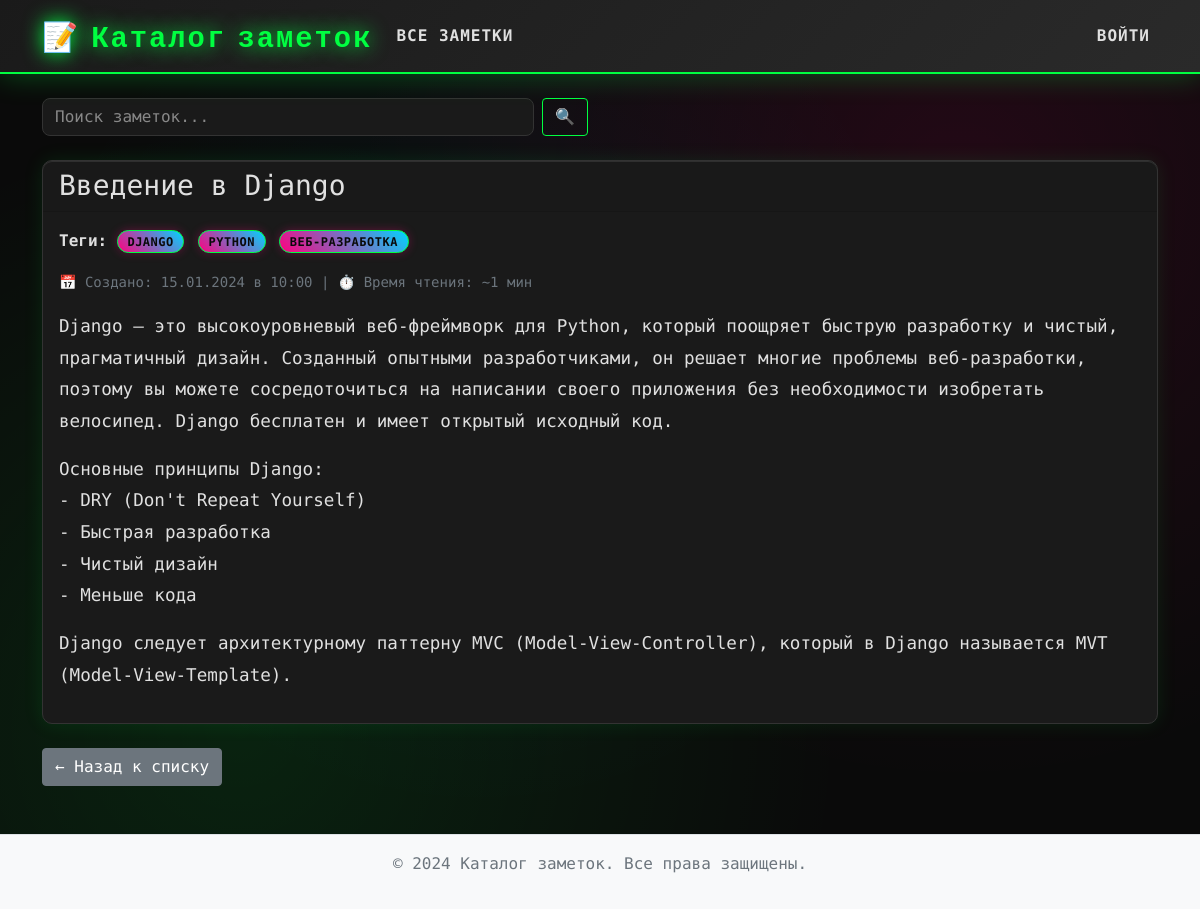
The page /notes/1/ on the database its author committed.
### NoteCatalog/models.py (models this page shows, shortened)
class Note(models.Model):
    title = models.CharField(max_length=200)
    body = models.TextField()
    created_at = models.DateTimeField(auto_now_add=True)
    updated_at = models.DateTimeField(auto_now=True)
    tags = models.ManyToManyField('Tag', related_name='notes', blank=True)
    class Meta:
        ordering = ['-created_at']

class Tag(models.Model):
    name = models.CharField(max_length=50)
    slug = models.SlugField(max_length=50, unique=True)
    class Meta:
        ordering = ['name']

### NoteCatalog/views.py (the view)
# urls.py: path("notes/<int:pk>/", views.NoteDetailView.as_view(), name="note_detail"),
class NoteDetailView(DetailView):
    model = Note
    template_name = 'notes/note_detail.html'
    context_object_name = 'note'
    def get_queryset(self):
        return Note.objects.prefetch_related('tags')

### NoteCatalog/templatetags/note_extras.py (called while the page is built)
@register.filter
def readtime(text):
    if not text:
        return "~0 мин"
    clean_text = re.sub(r'<[^>]+>', '', str(text))
    words = len(clean_text.split())
    minutes = words / 200
    if minutes < 1:
        return "~1 мин"
    elif minutes < 2:
        return f"~{int(minutes)} мин"
    else:
        return f"~{int(minutes)} мин"

### NoteCatalog/templates/notes/note_detail.html (shortened to what this page needs)
{% extends 'base.html' %}
{% load note_extras %}
{% block content %}
<div class="row">
    <div class="col-12">
        <div class="card">
            <div class="card-header d-flex justify-content-between align-items-center">
                <h1 class="h3 mb-0">{{ note.title }}</h1>
            </div>
            <div class="card-body">
                <div class="mb-3">
                    {% if note.tags.all %}
                        <div class="mb-3">
                            <strong>Теги:</strong>
                            {% for tag in note.tags.all %}
                                <a href="{% url 'tag_notes' tag.slug %}" class="badge bg-primary text-decoration-none me-1">
                                    {{ tag.name }}
                                </a>
                            {% endfor %}
                        </div>
                    {% endif %}
                    <div class="text-muted mb-3">
                        <small>
                            📅 Создано: {{ note.created_at|date:"d.m.Y в H:i" }}
                            | ⏱️ Время чтения: {{ note.body|readtime }}
                        </small>
                    </div>
                </div>
                <div class="note-content">
                    {{ note.body|linebreaks }}
                </div>
            </div>
        </div>
        <div class="mt-4">
            <a href="{% url 'note_list' %}" class="btn btn-secondary">← Назад к списку</a>
        </div>
    </div>
</div>
{% endblock %}

### NoteCatalog/templates/base.html (shortened to what this page needs)
<!DOCTYPE html>
<html lang="ru">
<head>
    {% load static %}
    <link href="https://cdn.jsdelivr.net/npm/bootstrap@5.1.3/dist/css/bootstrap.min.css" rel="stylesheet">
    <link rel="stylesheet" href="{% static 'css/style.css' %}">
</head>
<body>
    <nav class="navbar navbar-expand-lg navbar-dark bg-primary">
        <div class="container">
            <a class="navbar-brand" href="{% url 'note_list' %}">📝 Каталог заметок</a>
            <div class="collapse navbar-collapse" id="navbarNav">
                <ul class="navbar-nav me-auto">
                    <li class="nav-item">
                        <a class="nav-link" href="{% url 'note_list' %}">Все заметки</a>
                    </li>
                </ul>
                <ul class="navbar-nav">
                    {% if user.is_authenticated %}
                    <li class="nav-item dropdown">
                        <a class="nav-link dropdown-toggle" href="#" id="navbarDropdown" role="button" data-bs-toggle="dropdown">
                            {{ user.username }}
                        </a>
                        <ul class="dropdown-menu">
                            <li><a class="dropdown-item" href="{% url 'admin:logout' %}">Выйти</a></li>
                        </ul>
                    </li>
                    {% else %}
                    <li class="nav-item">
                        <a class="nav-link" href="{% url 'admin:login' %}">Войти</a>
                    </li>
                    {% endif %}
                </ul>
            </div>
        </div>
    </nav>
    <div class="container mt-4">
        <div class="row mb-4">
            <div class="col-md-6">
                <form method="get" action="{% url 'note_search' %}" class="d-flex">
                    <input class="form-control me-2" type="search" name="q" placeholder="Поиск заметок..."
                           value="{{ search_query|default:'' }}">
                    <button class="btn btn-outline-primary" type="submit">🔍</button>
                </form>
            </div>
        </div>
        {% block content %}
        {% endblock %}
    </div>
    <footer class="bg-light text-center text-muted py-3 mt-5">
        <div class="container">
            <p>&copy; 2024 Каталог заметок. Все права защищены.</p>
        </div>
    </footer>
</body>
</html>

### NoteCatalog/static/css/style.css (style rules this page uses)
:root { --cyber-primary: #00ff41; --cyber-secondary: #ff0080; --cyber-accent: #00d4ff; --cyber-bg: #0a0a0a; --cyber-bg-secondary: #1a1a1a; --cyber-text: #e0e0e0; --cyber-text-dim: #888; --cyber-border: #333; --cyber-glow: 0 0 20px; }
body { font-family: 'Share Tech Mono', monospace; line-height: 1.6; color: var(--cyber-text); background: var(--cyber-bg); background-image: radial-gradient(circle at 20% 80%, rgba(0, 255, 65, 0.1) 0%, transparent 50%), radial-gradient(circle at 80% 20%, rgba(255, 0, 128, 0.1) 0%, transparent 50%), radial-gradient(circle at 40% 40%, rgba(0, 212, 255, 0.05) 0%, transparent 50%); min-height: 100vh; }
.navbar-brand { font-family: 'Orbitron', monospace; font-weight: 900; font-size: 1.8rem; color: var(--cyber-primary) !important; text-shadow: var(--cyber-glow) var(--cyber-primary); letter-spacing: 2px; }
.navbar { background: linear-gradient(135deg, var(--cyber-bg-secondary) 0%, #2a2a2a 100%) !important; border-bottom: 2px solid var(--cyber-primary); box-shadow: 0 0 30px rgba(0, 255, 65, 0.3); }
.navbar-nav .nav-link { color: var(--cyber-text) !important; font-weight: 600; text-transform: uppercase; letter-spacing: 1px; transition: all 0.3s ease; position: relative; }
.navbar-nav .nav-link::after { content: ''; position: absolute; bottom: -5px; left: 0; width: 0; height: 2px; background: var(--cyber-primary); transition: width 0.3s ease; }
.card { background: var(--cyber-bg-secondary); border: 1px solid var(--cyber-border); border-radius: 10px; box-shadow: 0 0 20px rgba(0, 255, 65, 0.1), inset 0 1px 0 rgba(255, 255, 255, 0.1); transition: all 0.3s ease; position: relative; overflow: hidden; }
.card::before { content: ''; position: absolute; top: 0; left: -100%; width: 100%; height: 100%; background: linear-gradient(90deg, transparent, rgba(0, 255, 65, 0.1), transparent); transition: left 0.5s ease; }
.badge { font-size: 0.75rem; padding: 0.4em 0.8em; background: linear-gradient(45deg, var(--cyber-secondary), var(--cyber-accent)); color: var(--cyber-bg); border: 1px solid var(--cyber-primary); border-radius: 15px; font-weight: 600; text-transform: uppercase; letter-spacing: 0.5px; transition: all 0.3s ease; box-shadow: 0 0 10px rgba(255, 0, 128, 0.3); }
.note-content { font-size: 1.1rem; line-height: 1.8; color: var(--cyber-text); }
.note-content p { margin-bottom: 1rem; }
.btn-outline-primary { color: var(--cyber-primary); border-color: var(--cyber-primary); background: transparent; }
.form-control { background: var(--cyber-bg-secondary); border: 1px solid var(--cyber-border); color: var(--cyber-text); border-radius: 8px; transition: all 0.3s ease; }
.form-control::placeholder { color: var(--cyber-text-dim); }
.card { animation: fadeIn 0.5s ease-out; }
footer { margin-top: auto; border-top: 1px solid #dee2e6; }
.text-muted { color: #6c757d !important; }
.navbar-nav .nav-link { transition: color 0.2s ease; }

### rows shown on the page
Note: title "Введение в Django", created_at "15.01.2024 в 10:00", body|readtime "~1 мин", body "Django — это высокоуровневый веб-фреймворк для Python, который поощряет быструю разработку и чистый, прагматичный дизайн. Созданный опытными разработчиками, он решает многие проблемы веб-разработки, поэтому вы можете сосредоточиться на написании своего приложения без необходимости изобретать велосипед. Django бесплатен и имеет открытый исходный код. Основные принципы Django: - DRY (Don't Repeat Yourself) - Быстрая разработка - Чистый дизайн - Меньше кода Django следует архитектурному паттерну MVC (Model-View-Controller), который в Django называется MVT (Model-View-Template)."
Tag: name "DJANGO"
Tag: name "PYTHON"
Tag: name "ВЕБ-РАЗРАБОТКА"
